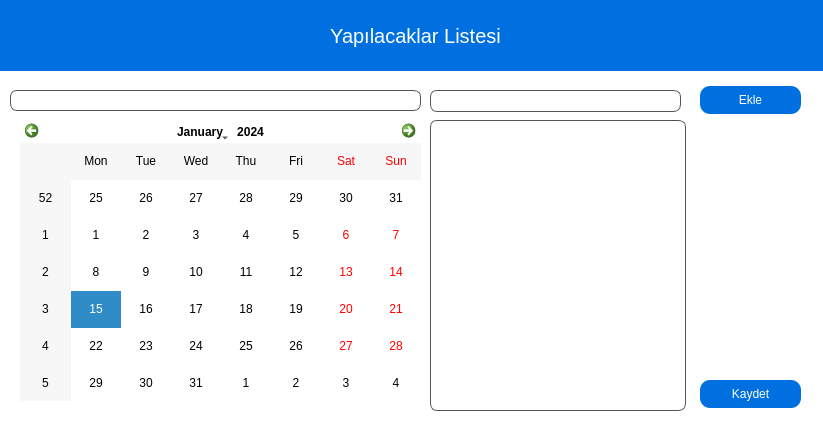
<?xml version="1.0" encoding="UTF-8"?>
<ui version="4.0">
 <class>Form</class>
 <widget class="QWidget" name="Form">
  <property name="geometry">
   <rect>
    <x>0</x>
    <y>0</y>
    <width>823</width>
    <height>438</height>
   </rect>
  </property>
  <property name="windowTitle">
   <string>Form</string>
  </property>
  <property name="styleSheet">
   <string notr="true">QWidget{background-color: #fff;}</string>
  </property>
  <widget class="QLabel" name="label">
   <property name="geometry">
    <rect>
     <x>0</x>
     <y>0</y>
     <width>831</width>
     <height>71</height>
    </rect>
   </property>
   <property name="font">
    <font>
     <pointsize>15</pointsize>
    </font>
   </property>
   <property name="styleSheet">
    <string notr="true">background-color: #0070E0;
color: White;
text-align: center;</string>
   </property>
   <property name="text">
    <string>Yapılacaklar Listesi</string>
   </property>
   <property name="alignment">
    <set>Qt::AlignCenter</set>
   </property>
  </widget>
  <widget class="QPushButton" name="add_btn">
   <property name="geometry">
    <rect>
     <x>700</x>
     <y>86</y>
     <width>101</width>
     <height>28</height>
    </rect>
   </property>
   <property name="styleSheet">
    <string notr="true">QPushButton{background-color:#0070E0;
border-radius:10px;
color:#fff;
font: 8pt &quot;MS Shell Dlg 2&quot;;
}
QPushButton:hover{
background-color:#4d92ff;

}</string>
   </property>
   <property name="text">
    <string>Ekle</string>
   </property>
  </widget>
  <widget class="QLineEdit" name="addItem_edit">
   <property name="geometry">
    <rect>
     <x>430</x>
     <y>90</y>
     <width>251</width>
     <height>22</height>
    </rect>
   </property>
   <property name="styleSheet">
    <string notr="true">border: 1px solid #545454;
border-radius: 7px;</string>
   </property>
  </widget>
  <widget class="QPushButton" name="save_btn">
   <property name="geometry">
    <rect>
     <x>700</x>
     <y>380</y>
     <width>101</width>
     <height>28</height>
    </rect>
   </property>
   <property name="styleSheet">
    <string notr="true">QPushButton{background-color:#0070E0;
border-radius:10px;
color:#fff;
font: 8pt &quot;MS Shell Dlg 2&quot;;
}
QPushButton:hover{
background-color:#4d92ff;
}</string>
   </property>
   <property name="text">
    <string>Kaydet</string>
   </property>
  </widget>
  <widget class="QListWidget" name="itemList">
   <property name="geometry">
    <rect>
     <x>430</x>
     <y>120</y>
     <width>256</width>
     <height>291</height>
    </rect>
   </property>
   <property name="styleSheet">
    <string notr="true">border: 1px solid #545454;
border-radius: 7px;</string>
   </property>
  </widget>
  <widget class="QCalendarWidget" name="calendar">
   <property name="geometry">
    <rect>
     <x>20</x>
     <y>120</y>
     <width>401</width>
     <height>281</height>
    </rect>
   </property>
   <property name="styleSheet">
    <string notr="true">
color: Black;
</string>
   </property>
  </widget>
  <widget class="QLabel" name="print_lbl">
   <property name="geometry">
    <rect>
     <x>10</x>
     <y>90</y>
     <width>411</width>
     <height>21</height>
    </rect>
   </property>
   <property name="styleSheet">
    <string notr="true">border: 1px solid  #545454;
border-radius: 7px;</string>
   </property>
   <property name="text">
    <string/>
   </property>
  </widget>
 </widget>
 <resources/>
 <connections/>
</ui>
